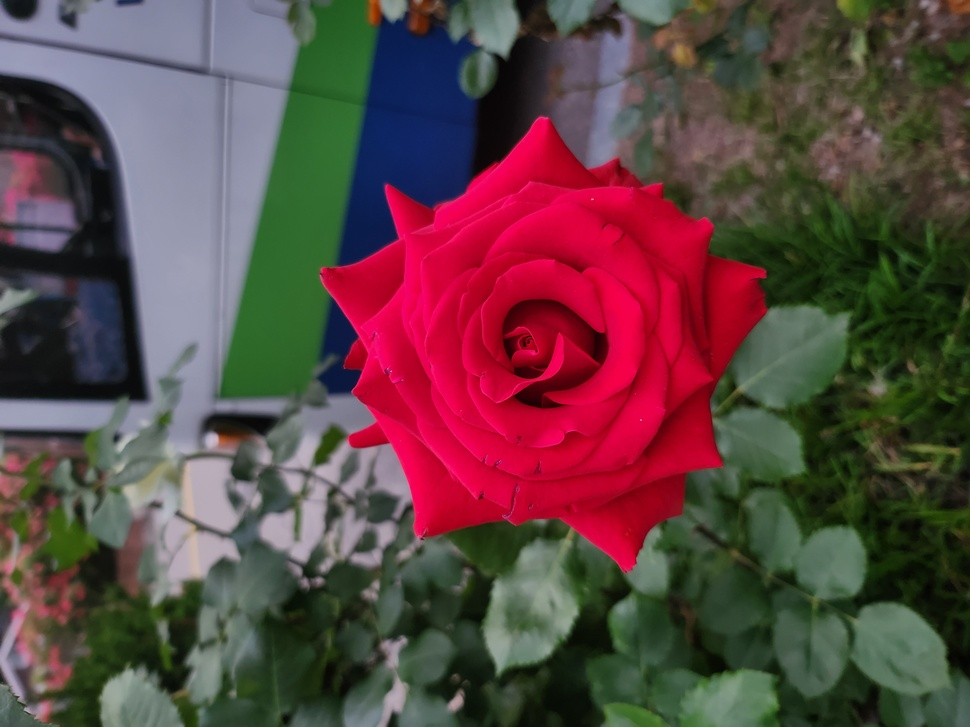
%> input picture HW2/my_image.jpeg, 970 x 727 px, shrunk from 4000 x 3000 before the run
$ octave HW2.m   (GNU Octave 9; MATLAB toolbox functions it lacks are replaced by stand-ins)
%> lines starting %> are read from the running program, lines starting %| are printed output that depends on the picture; in (x1, y1, x2, y2) boxes, pixels count from 0 and x2, y2 are one past the last pixel; in counts of white or black regions, pixels touching at a corner belong together; the program's own positions count from 1
clc
% 1. Capture your own image and import the data into computer.
img = imread('my_image.jpeg');
%> img is the input picture: size 727x970x3 uint8; mean R, G, B 93.8, 68.2, 67.8
figure;
imshow(img);
title('Original Image');

% (a) Shows its horizontal and vertical sizes, file size, bit depth.
[height, width, channels] = size(img);
%> height = 727; width = 970; channels = 3
fileInfo = dir('my_image.jpeg');
fileSize = fileInfo.bytes;
bitDepth = imfinfo('my_image.jpeg');
fprintf('Horizontal size: %d\n', width);
%| Horizontal size: 970
fprintf('Vertical size: %d\n', height);
%| Vertical size: 727
fprintf('File size: %d bytes\n', fileSize);
fprintf('Bit depth: %d bits per pixel\n', bitDepth.BitDepth);
% (b) Show a color image.
figure;
imshow(img);
title('Color Image (All RGB Channels)');
% (c) Show its R-channel image only.
figure;
imshow(img(:,:,1));  % Red channel
title('R-Channel Image');
% (d) Show its G-channel image only.
figure;
imshow(img(:,:,2));  % Green channel
title('G-Channel Image');
% (e) Show its B-channel image only.
figure;
imshow(img(:,:,3));  % Blue channel
title('B-Channel Image');


% 2. Process Gray Scale Image
% (a) Show its gray scale image and its histogram
gray_img = rgb2gray(img);
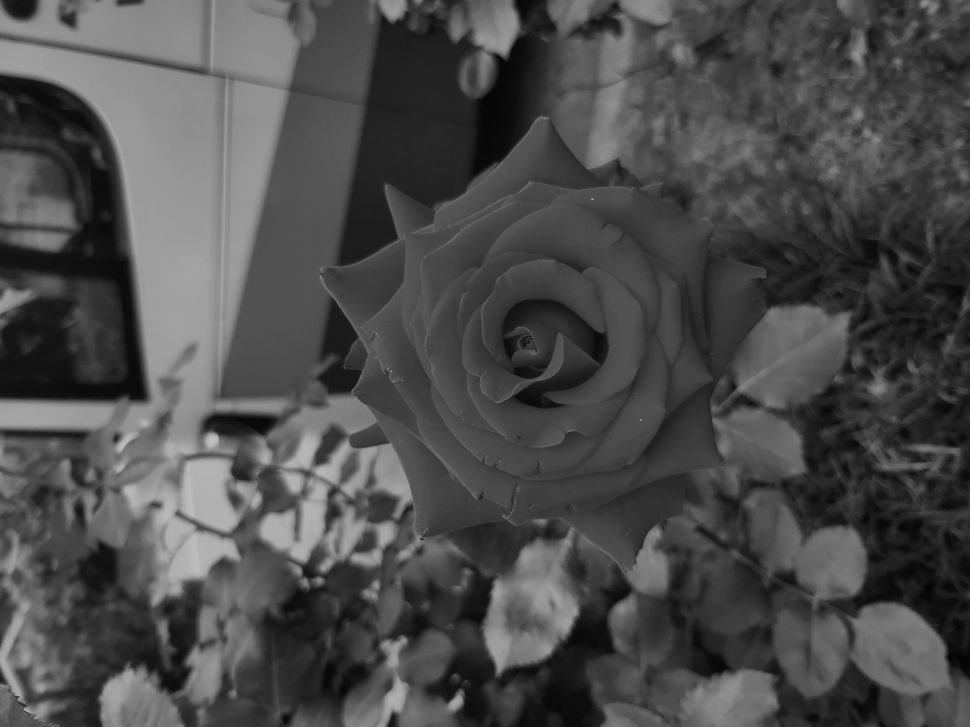
%> gray_img: size 727x970 uint8; min 3, max 193, mean 75.8
figure;
imshow(gray_img);
title('Grayscale Image');
figure;
histogram(gray_img, 256);
title('Histogram of Grayscale Image');
xlabel('Pixel Intensity');
ylabel('Frequency');
%> figure, not shown here; tallest bar 11196 high, from x = 81.67 to 82.41
% (b) Show each image with lower bit depth along along with its histogram.
% Original Bit depth
B = 8;
% Reduce to 7 bits
n = 7;
gray_7bit = floor(double(gray_img) / 2^(B-n)) * 2^(B-n);
figure;
imshow(uint8(gray_7bit));
title('7-bit Grayscale Image');
figure;
histogram(uint8(gray_7bit), 128);  % 128 bins for 7-bit values
title('Histogram of 7-bit Grayscale Image');
xlabel('Pixel Intensity');
ylabel('Frequency');
%> figure, not shown here; tallest bar 20420 high, from x = 80.67 to 82.16
% Reduce to 4 bits
n = 4;
gray_4bit = floor(double(gray_img) / 2^(B-n)) * 2^(B-n);
figure;
imshow(uint8(gray_4bit));
title('4-bit Grayscale Image');
figure;
histogram(uint8(gray_4bit), 16);  % 16 bins for 4-bit values
title('Histogram of 4-bit Grayscale Image');
xlabel('Pixel Intensity');
ylabel('Frequency');
%> figure, not shown here; tallest bar 135257 high, from x = 60 to 72
% Reduce to 1 bit
n = 1;
gray_1bit = floor(double(gray_img) / 2^(B-n)) * 2^(B-n);
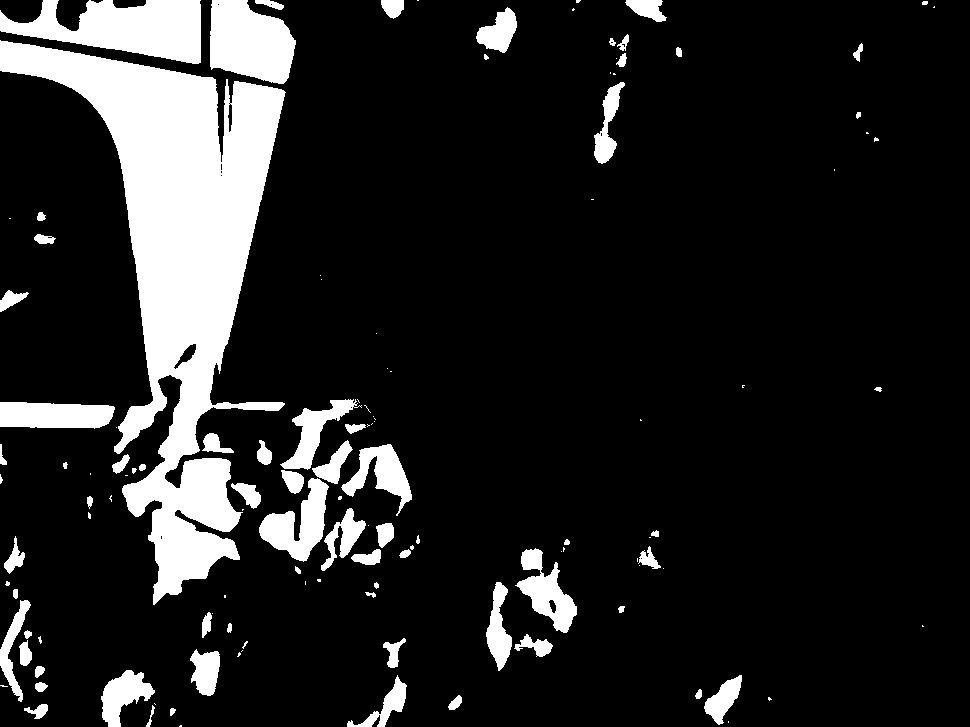
%> gray_1bit: size 727x970 double; values 0 (black) and 128 (white), 14% white; 127 white regions (57 under 20 px), largest, box (x1, y1, x2, y2) and area: (0, 40, 286, 605) 55450, (0, 0, 201, 64) 7797, (210, 0, 296, 84) 5463
figure;
imshow(uint8(gray_1bit));
title('1-bit Grayscale Image');
figure;
histogram(uint8(gray_1bit), 2);  % 2 bins for 1-bit values
title('Histogram of 1-bit Grayscale Image');
xlabel('Pixel Intensity');
ylabel('Frequency');
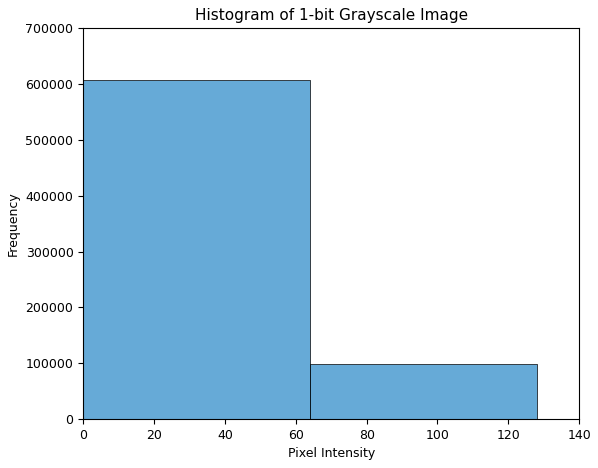
%> figure redrawn from the program's plot data


% 3. Represent the RGB Image into indexed color image
% (a) Show the histogram, mean and standard deviation of each color channel.
R_channel = img(:,:,1);
G_channel = img(:,:,2);
B_channel = img(:,:,3);
figure;
subplot(3,1,1), histogram(R_channel, 256), title('R-Channel Histogram');
subplot(3,1,2), histogram(G_channel, 256), title('G-Channel Histogram');
subplot(3,1,3), histogram(B_channel, 256), title('B-Channel Histogram');
%> after `title('B-Channel Histogram')`:
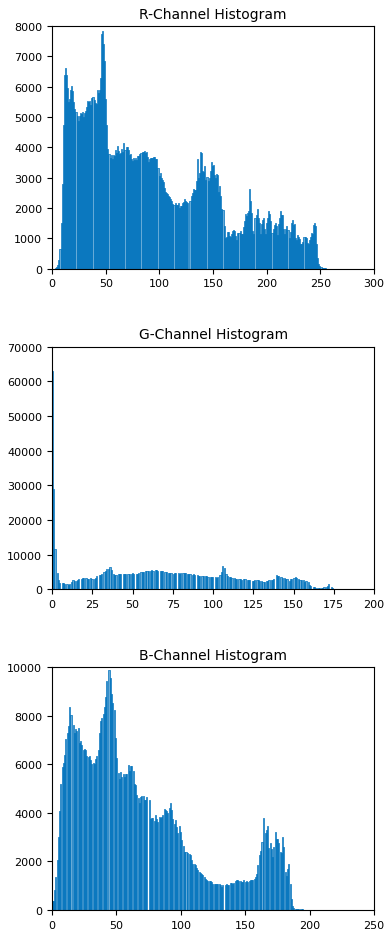
%> figure redrawn from the program's plot data, 3 panels; panel 1: tallest bar 7845 high, from x = 46.64 to 47.63; panel 2: tallest bar 62892 high, from x = 0 to 0.742; panel 3: tallest bar 9886 high, from x = 43.83 to 44.62
mean_R = mean(R_channel(:));
%> mean_R = 93.78
std_R = std(double(R_channel(:)));
%> std_R = 63.65
mean_G = mean(G_channel(:));
%> mean_G = 68.2
std_G = std(double(G_channel(:)));
%> std_G = 48.29
mean_B = mean(B_channel(:));
%> mean_B = 67.76
std_B = std(double(B_channel(:)));
%> std_B = 48.47
fprintf('R Channel Mean: %.2f, Standard Deivation: %.2f\n', mean_R, std_R);
%| R Channel Mean: 93.78, Standard Deivation: 63.65
fprintf('G Channel Mean: %.2f, Standard Deivation: %.2f\n', mean_G, std_G);
%| G Channel Mean: 68.20, Standard Deivation: 48.29
fprintf('B Channel Mean: %.2f, Standard Deivation: %.2f\n', mean_B, std_B);
%| B Channel Mean: 67.76, Standard Deivation: 48.47
% (b) Show the bit-depth reduced color channel image of R, G, and B channel
% image along with their histograms
% Original Bit depth
B = 8;
R_2bit = floor(double(R_channel) / 2^(B-2)) * 2^(B-2);
B_2bit = floor(double(B_channel) / 2^(B-2)) * 2^(B-2);
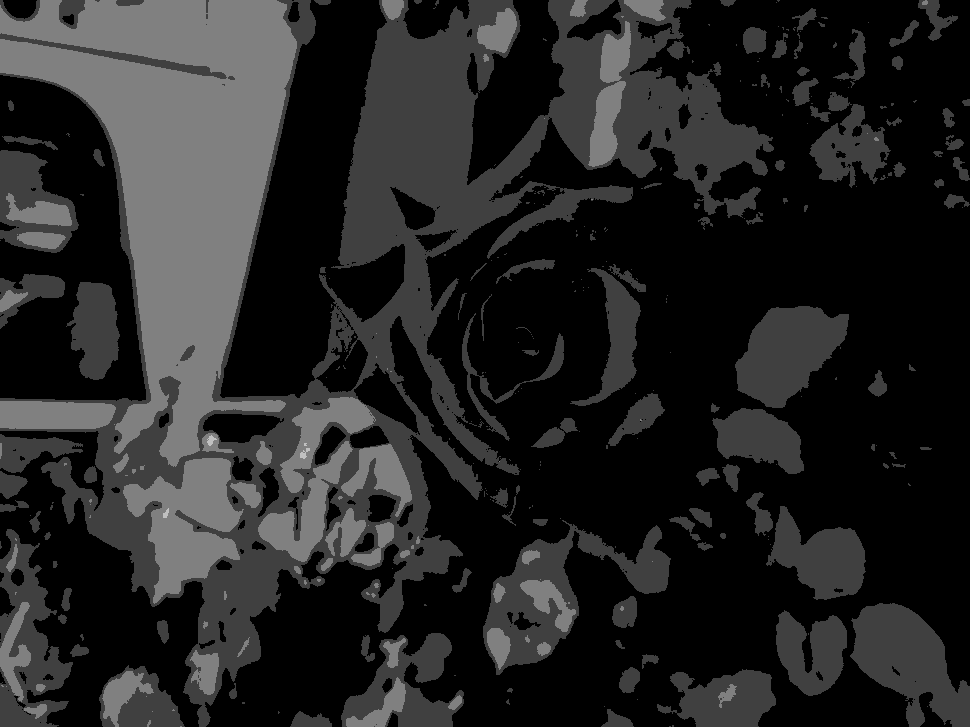
%> B_2bit: size 727x970 double; min 0, max 192, mean 36.7
G_4bit = floor(double(G_channel) / 2^(B-4)) * 2^(B-4);
figure;
imshow(uint8(R_2bit));
title('R-Channel 2-bit Image');
figure;
imshow(uint8(G_4bit));
title('G-Channel 4-bit Image');
figure;
imshow(uint8(B_2bit));
title('B-Channel 2-bit Image');
figure;
subplot(3,1,1), histogram(uint8(R_2bit), 4), title('R-Channel 2-bit Histogram');
subplot(3,1,2), histogram(uint8(G_4bit), 16), title('G-Channel 4-bit Histogram');
subplot(3,1,3), histogram(uint8(B_2bit), 4), title('B-Channel 2-bit Histogram');
%> after `title('B-Channel 2-bit Histogram')`:
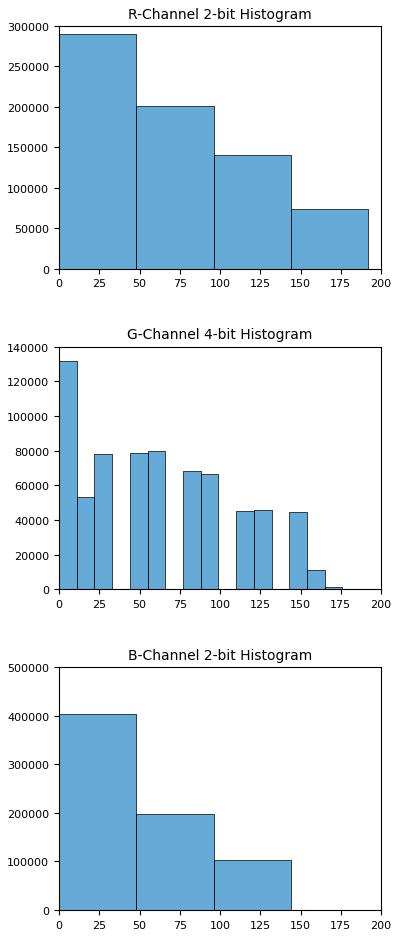
%> figure redrawn from the program's plot data, 3 panels; panel 1: tallest bar 290406 high, from x = 0 to 48; panel 2: tallest bar 132001 high, from x = 0 to 11; panel 3: tallest bar 404000 high, from x = 0 to 48
mean_R2 = mean(R_2bit(:));
%> mean_R2 = 63.71
std_R2 = std(double(R_2bit(:)));
%> std_R2 = 64.88
mean_G4 = mean(G_4bit(:));
%> mean_G4 = 61.69
std_G4 = std(double(G_4bit(:)));
%> std_G4 = 46.8
mean_B2 = mean(B_2bit(:));
%> mean_B2 = 36.74
std_B2 = std(double(B_2bit(:)));
%> std_B2 = 46.98
fprintf('2 Bits R Channel Mean: %.2f, Standard Deivation: %.2f\n', mean_R2, std_R2);
%| 2 Bits R Channel Mean: 63.71, Standard Deivation: 64.88
fprintf('4 Bits G Channel Mean: %.2f, Standard Deivation: %.2f\n', mean_G4, std_G4);
%| 4 Bits G Channel Mean: 61.69, Standard Deivation: 46.80
fprintf('2 Bits B Channel Mean: %.2f, Standard Deivation: %.2f\n', mean_B2, std_B2);
%| 2 Bits B Channel Mean: 36.74, Standard Deivation: 46.98
% (c) Concatenate the three color image.
reduced_img = cat(3, uint8(R_2bit), uint8(G_4bit), uint8(B_2bit));
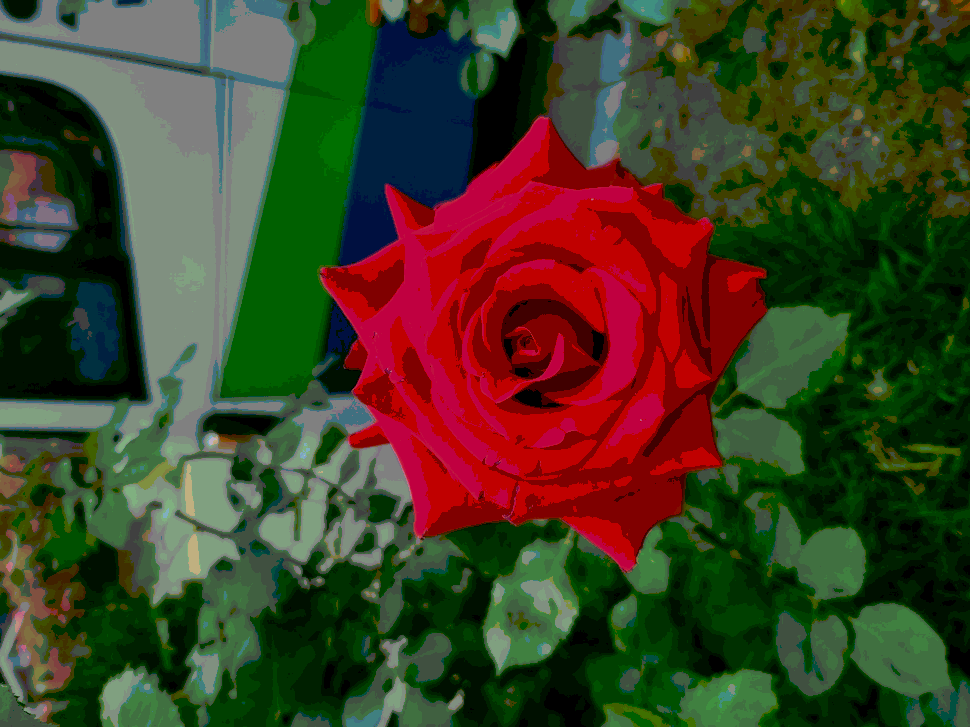
%> reduced_img: size 727x970x3 uint8; mean R, G, B 63.7, 61.7, 36.7
figure;
imshow(reduced_img);
title('RGB Image with Reduced Bit Depth');
imwrite(reduced_img, 'reduced_image.png');
fileInfo = dir('reduced_image.png');
fprintf('File size of reduced bit depth image: %d bytes\n', fileInfo.bytes);
